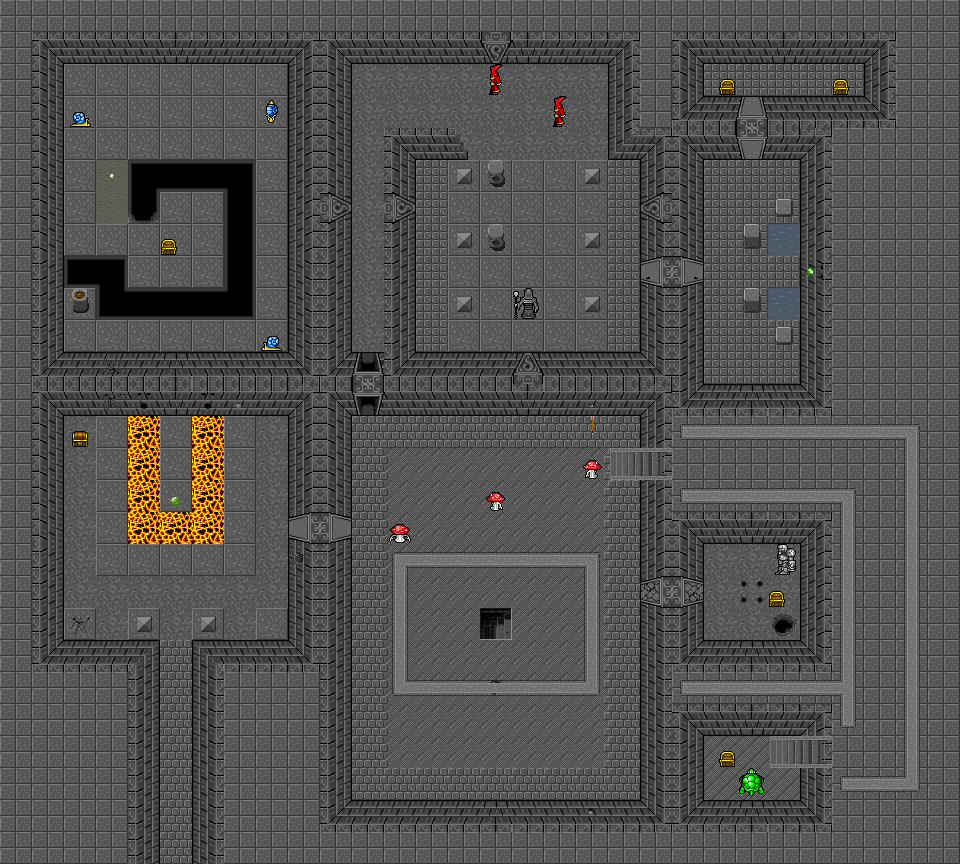

This is a level from a 2D game, rendered from its Tiled map with the project's own tilesets. A one-line summary and the map file follow, with tile-layer data summarised:
An orthogonal 30x27 tile map with 32x32 px tiles, 19 tile layers (static, doors, traps, obstacles, ...).

<map version="1.0" tiledversion="1.1.2" orientation="orthogonal" renderorder="right-down" width="30" height="27" tilewidth="32" tileheight="32" infinite="0" nextobjectid="1">
 <tileset firstgid="1" source="underworld_load-atlas-32x32.tsx" />
 <layer name="static" width="30" height="27">
  <data>[810 cells, 810 non-empty, 23 distinct tile ids]</data>
 </layer>
 <layer name="doors" width="30" height="27">
  <data>[810 cells, 10 non-empty, 2 distinct tile ids]</data>
 </layer>
 <layer name="traps" width="30" height="27">
  <data>[810 cells, 4 non-empty, 2 distinct tile ids]</data>
 </layer>
 <layer name="obstacles" width="30" height="27">
  <data>[810 cells, 75 non-empty, 14 distinct tile ids]</data>
 </layer>
 <layer name="warps" width="30" height="27">
  <data>[810 cells, 1 non-empty, 1 distinct tile ids]</data>
 </layer>
 <layer name="switches" width="30" height="27">
  <data>[810 cells, 1 non-empty, 1 distinct tile ids]</data>
 </layer>
 <layer name="buttons" width="30" height="27">
  <data>[810 cells, 3 non-empty, 2 distinct tile ids]</data>
 </layer>
 <layer name="keyholes" width="30" height="27">
  <data>[810 cells, 2 non-empty, 1 distinct tile ids]</data>
 </layer>
 <layer name="item slots" width="30" height="27">
  <data>[810 cells, 1 non-empty, 1 distinct tile ids]</data>
 </layer>
 <layer name="bombable" width="30" height="27">
  <data>[810 cells, 6 non-empty, 3 distinct tile ids]</data>
 </layer>
 <layer name="stairs DN left" width="30" height="27">
  <data>[810 cells, 4 non-empty, 2 distinct tile ids]</data>
 </layer>
 <layer name="movable" width="30" height="27">
  <data>[810 cells, 1 non-empty, 1 distinct tile ids]</data>
 </layer>
 <layer name="holes" width="30" height="27">
  <data>[810 cells, 16 non-empty, 8 distinct tile ids]</data>
 </layer>
 <layer name="decor" width="30" height="27">
  <data>[810 cells, 36 non-empty, 5 distinct tile ids]</data>
 </layer>
 <layer name="items" width="30" height="27">
  <data>[810 cells, 4 non-empty, 4 distinct tile ids]</data>
 </layer>
 <layer name="chests" width="30" height="27">
  <data>[810 cells, 5 non-empty, 2 distinct tile ids]</data>
 </layer>
 <layer name="trap springs" width="30" height="27">
  <data>[810 cells, 1 non-empty, 1 distinct tile ids]</data>
 </layer>
 <layer name="enemies" width="30" height="27">
  <data>[810 cells, 12 non-empty, 12 distinct tile ids]</data>
 </layer>
 <layer name="projectiles" width="30" height="27">
  <data>[810 cells, 1 non-empty, 1 distinct tile ids]</data>
 </layer>
</map>
